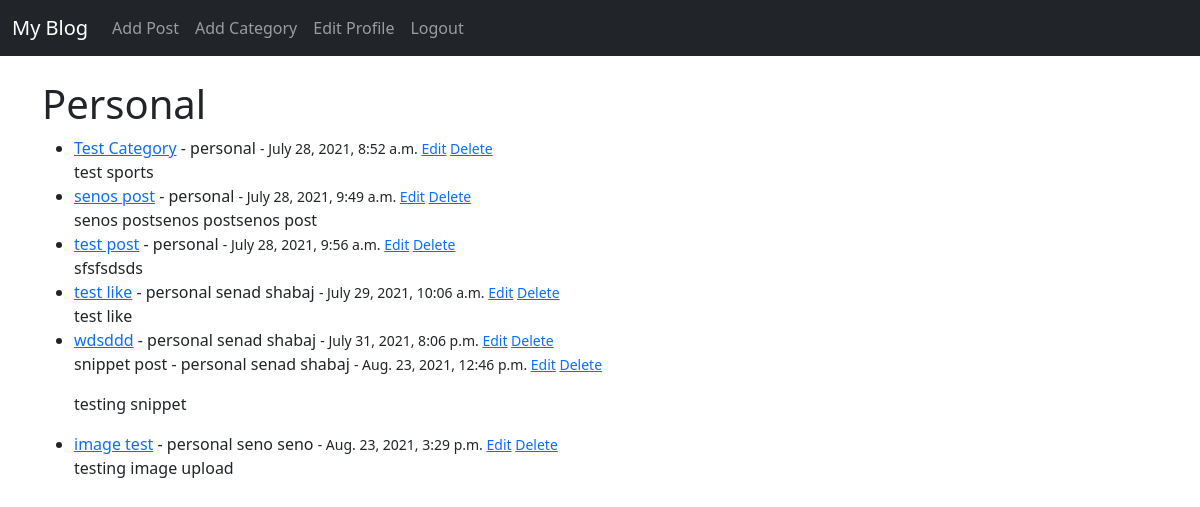
The page /category/personal/ (signed in) on the database its author committed.
### libpro/models.py (models this page shows, shortened)
class Post(models.Model):
    title = models.CharField(max_length=255)
    header_image = models.ImageField(null = True, blank = True, upload_to='images/' )
    title_tag = models.CharField(max_length=255)
    author = models.ForeignKey(User, on_delete=models.CASCADE)
    body = RichTextField(blank=True, null=True)
    post_date = models.DateTimeField(auto_now_add=True)
    category = models.CharField(max_length=255, default = 'Personal')
    snippet = models.CharField(max_length=255)
    likes = models.ManyToManyField(User, related_name='blog_posts')

### libpro/views.py (the view)
# urls.py: path('category/<str:cats>/', CategoryView, name = 'category'),
def CategoryView(request, cats):
    category_posts = Post.objects.filter(category=cats)
    return render(
        request,
        "categories.html",
        {"cats": cats.replace("-", " ").title(), "category_posts": category_posts},
    )

### libpro/templates/categories.html
{% extends 'base.html'%}
{% block content %}
{% if category_posts %}
    <h1>{{ cats }}</h1>
    <ul>
    {% for post in category_posts %}
        <li><a href= "{% url 'post-details' post.pk  %}">{{ post.title }}</a> -
        {{ post.category }}
        {{ post.author.first_name }} {{ post.author.last_name }}
        <small>
            {% if user.is_authenticated %}
                    - {{ post.post_date }}
                <a href= "{% url 'post_edit' post.pk  %}">Edit</a>
                <a href= "{% url 'delete_post' post.pk  %}">Delete</a>
        </small><br/>
            {{ post.body| slice:":200"|safe }}</li>
            {% endif %}
    {% endfor %}
    </ul>
{% else %}
    <h3> Sorry this page does not exist :(</h3>
{% endif %}
{% endblock %}

### rows shown on the page
Post: title "Test Category", category "personal", post_date "July 28, 2021, 8:52 a.m.", body "test sports"
Post: title "senos post", category "personal", post_date "July 28, 2021, 9:49 a.m.", body "senos postsenos postsenos post"
Post: title "test post", category "personal", post_date "July 28, 2021, 9:56 a.m.", body "sfsfsdsds"
Post: title "test like", category "personal", author.first_name "senad", author.last_name "shabaj", post_date "July 29, 2021, 10:06 a.m.", body "test like"
Post: title "wdsddd", category "personal", author.first_name "senad", author.last_name "shabaj", post_date "July 31, 2021, 8:06 p.m."
Post: title "snippet post", category "personal", author.first_name "senad", author.last_name "shabaj", post_date "Aug. 23, 2021, 12:46 p.m.", body "testing snippet"
Post: title "image test", category "personal", author.first_name "seno", author.last_name "seno", post_date "Aug. 23, 2021, 3:29 p.m.", body "testing image upload"

### other values the page prints
{{ cats }} "Personal"
